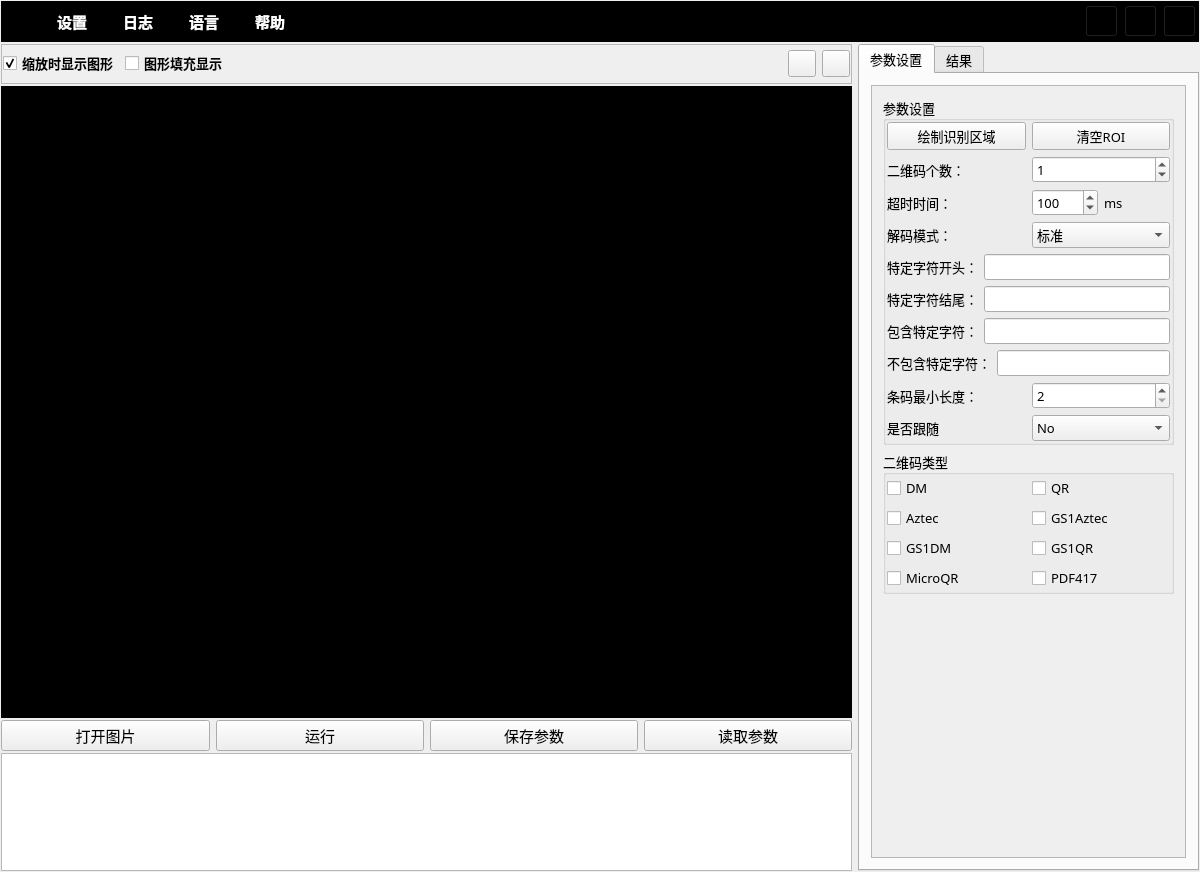
<?xml version="1.0" encoding="UTF-8"?>
<ui version="4.0">
 <class>QRCodeWindowClass</class>
 <widget class="QMainWindow" name="QRCodeWindowClass">
  <property name="geometry">
   <rect>
    <x>0</x>
    <y>0</y>
    <width>1200</width>
    <height>872</height>
   </rect>
  </property>
  <property name="windowTitle">
   <string>QRCodeWindow</string>
  </property>
  <widget class="QWidget" name="centralWidget">
   <layout class="QGridLayout" name="gridLayout_4">
    <property name="leftMargin">
     <number>1</number>
    </property>
    <property name="topMargin">
     <number>1</number>
    </property>
    <property name="rightMargin">
     <number>1</number>
    </property>
    <property name="bottomMargin">
     <number>1</number>
    </property>
    <property name="spacing">
     <number>1</number>
    </property>
    <item row="0" column="0">
     <layout class="QVBoxLayout" name="verticalLayout_22" stretch="1,20">
      <property name="spacing">
       <number>2</number>
      </property>
      <item>
       <widget class="QFrame" name="frame">
        <property name="styleSheet">
         <string notr="true">background-color: rgb(0, 0, 0);</string>
        </property>
        <property name="frameShape">
         <enum>QFrame::StyledPanel</enum>
        </property>
        <property name="frameShadow">
         <enum>QFrame::Raised</enum>
        </property>
        <layout class="QGridLayout" name="gridLayout">
         <property name="leftMargin">
          <number>2</number>
         </property>
         <property name="topMargin">
          <number>2</number>
         </property>
         <property name="rightMargin">
          <number>2</number>
         </property>
         <property name="bottomMargin">
          <number>2</number>
         </property>
         <property name="spacing">
          <number>2</number>
         </property>
         <item row="0" column="0">
          <layout class="QHBoxLayout" name="horizontalLayout_18" stretch="1,2,20,1">
           <item>
            <layout class="QHBoxLayout" name="horizontalLayout_17" stretch="1,10">
             <item>
              <widget class="QLabel" name="label_112">
               <property name="sizePolicy">
                <sizepolicy hsizetype="Expanding" vsizetype="Expanding">
                 <horstretch>0</horstretch>
                 <verstretch>0</verstretch>
                </sizepolicy>
               </property>
               <property name="maximumSize">
                <size>
                 <width>100</width>
                 <height>30</height>
                </size>
               </property>
               <property name="text">
                <string/>
               </property>
               <property name="pixmap">
                <pixmap>:/QtToolTest/Resources/Quectel LOGO-20220215.png</pixmap>
               </property>
               <property name="scaledContents">
                <bool>true</bool>
               </property>
              </widget>
             </item>
             <item>
              <spacer name="horizontalSpacer_6">
               <property name="orientation">
                <enum>Qt::Horizontal</enum>
               </property>
               <property name="sizeHint" stdset="0">
                <size>
                 <width>638</width>
                 <height>20</height>
                </size>
               </property>
              </spacer>
             </item>
            </layout>
           </item>
           <item>
            <layout class="QHBoxLayout" name="horizontalLayout_28" stretch="1,1,1,1">
             <property name="spacing">
              <number>20</number>
             </property>
             <item>
              <widget class="QToolButton" name="toolButton_4">
               <property name="font">
                <font>
                 <family>Times New Roman</family>
                 <pointsize>11</pointsize>
                 <weight>75</weight>
                 <bold>true</bold>
                </font>
               </property>
               <property name="layoutDirection">
                <enum>Qt::LeftToRight</enum>
               </property>
               <property name="styleSheet">
                <string notr="true">color: rgb(255, 255, 255);
background-color: rgb(0, 0, 0);</string>
               </property>
               <property name="text">
                <string>设置</string>
               </property>
               <property name="toolButtonStyle">
                <enum>Qt::ToolButtonTextOnly</enum>
               </property>
               <property name="autoRaise">
                <bool>true</bool>
               </property>
              </widget>
             </item>
             <item>
              <widget class="QToolButton" name="toolButton_5">
               <property name="font">
                <font>
                 <family>Times New Roman</family>
                 <pointsize>11</pointsize>
                 <weight>75</weight>
                 <bold>true</bold>
                </font>
               </property>
               <property name="layoutDirection">
                <enum>Qt::LeftToRight</enum>
               </property>
               <property name="styleSheet">
                <string notr="true">color: rgb(255, 255, 255);
background-color: rgb(0, 0, 0);</string>
               </property>
               <property name="text">
                <string>日志</string>
               </property>
               <property name="toolButtonStyle">
                <enum>Qt::ToolButtonTextOnly</enum>
               </property>
               <property name="autoRaise">
                <bool>true</bool>
               </property>
              </widget>
             </item>
             <item>
              <widget class="QToolButton" name="toolButton_6">
               <property name="font">
                <font>
                 <family>Liberation Serif</family>
                 <pointsize>11</pointsize>
                 <weight>75</weight>
                 <bold>true</bold>
                </font>
               </property>
               <property name="layoutDirection">
                <enum>Qt::LeftToRight</enum>
               </property>
               <property name="styleSheet">
                <string notr="true">color: rgb(255, 255, 255);
background-color: rgb(0, 0, 0);</string>
               </property>
               <property name="text">
                <string>语言</string>
               </property>
               <property name="toolButtonStyle">
                <enum>Qt::ToolButtonTextOnly</enum>
               </property>
               <property name="autoRaise">
                <bool>true</bool>
               </property>
              </widget>
             </item>
             <item>
              <widget class="QToolButton" name="toolButton_7">
               <property name="font">
                <font>
                 <family>Liberation Serif</family>
                 <pointsize>11</pointsize>
                 <weight>75</weight>
                 <bold>true</bold>
                </font>
               </property>
               <property name="layoutDirection">
                <enum>Qt::LeftToRight</enum>
               </property>
               <property name="styleSheet">
                <string notr="true">color: rgb(255, 255, 255);
background-color: rgb(0, 0, 0);</string>
               </property>
               <property name="text">
                <string>帮助</string>
               </property>
               <property name="toolButtonStyle">
                <enum>Qt::ToolButtonTextOnly</enum>
               </property>
               <property name="autoRaise">
                <bool>true</bool>
               </property>
              </widget>
             </item>
            </layout>
           </item>
           <item>
            <spacer name="horizontalSpacer_7">
             <property name="orientation">
              <enum>Qt::Horizontal</enum>
             </property>
             <property name="sizeHint" stdset="0">
              <size>
               <width>678</width>
               <height>20</height>
              </size>
             </property>
            </spacer>
           </item>
           <item>
            <layout class="QHBoxLayout" name="horizontalLayout_10" stretch="1,11,0">
             <item>
              <widget class="QToolButton" name="toolButton">
               <property name="autoFillBackground">
                <bool>false</bool>
               </property>
               <property name="text">
                <string/>
               </property>
               <property name="icon">
                <iconset>
                 <normaloff>:/QtToolTest/Resources/窗口最小化.png</normaloff>:/QtToolTest/Resources/窗口最小化.png</iconset>
               </property>
               <property name="iconSize">
                <size>
                 <width>25</width>
                 <height>25</height>
                </size>
               </property>
              </widget>
             </item>
             <item>
              <widget class="QToolButton" name="toolButton_2">
               <property name="text">
                <string/>
               </property>
               <property name="icon">
                <iconset>
                 <normaloff>:/QtToolTest/Resources/expand-全屏化.png</normaloff>:/QtToolTest/Resources/expand-全屏化.png</iconset>
               </property>
               <property name="iconSize">
                <size>
                 <width>25</width>
                 <height>25</height>
                </size>
               </property>
              </widget>
             </item>
             <item>
              <widget class="QToolButton" name="toolButton_3">
               <property name="text">
                <string/>
               </property>
               <property name="icon">
                <iconset>
                 <normaloff>:/QtToolTest/Resources/关闭.png</normaloff>:/QtToolTest/Resources/关闭.png</iconset>
               </property>
               <property name="iconSize">
                <size>
                 <width>25</width>
                 <height>25</height>
                </size>
               </property>
              </widget>
             </item>
            </layout>
           </item>
          </layout>
         </item>
        </layout>
       </widget>
      </item>
      <item>
       <layout class="QHBoxLayout" name="horizontalLayout_51" stretch="5,2">
        <item>
         <layout class="QVBoxLayout" name="verticalLayout_7" stretch="1,16,0,3">
          <property name="spacing">
           <number>2</number>
          </property>
          <item>
           <widget class="QFrame" name="frame_4">
            <property name="frameShape">
             <enum>QFrame::StyledPanel</enum>
            </property>
            <property name="frameShadow">
             <enum>QFrame::Raised</enum>
            </property>
            <layout class="QGridLayout" name="gridLayout_8">
             <property name="leftMargin">
              <number>1</number>
             </property>
             <property name="topMargin">
              <number>1</number>
             </property>
             <property name="rightMargin">
              <number>1</number>
             </property>
             <property name="bottomMargin">
              <number>1</number>
             </property>
             <property name="spacing">
              <number>1</number>
             </property>
             <item row="0" column="0">
              <layout class="QHBoxLayout" name="horizontalLayout_8" stretch="1,0,10,1,1">
               <item>
                <widget class="QCheckBox" name="ckb_ShowObj">
                 <property name="font">
                  <font>
                   <family>微软雅黑</family>
                   <pointsize>10</pointsize>
                   <weight>75</weight>
                   <bold>true</bold>
                  </font>
                 </property>
                 <property name="text">
                  <string>缩放时显示图形</string>
                 </property>
                 <property name="checked">
                  <bool>true</bool>
                 </property>
                </widget>
               </item>
               <item>
                <widget class="QCheckBox" name="ckb_ShowObj_Fill">
                 <property name="font">
                  <font>
                   <family>微软雅黑</family>
                   <pointsize>10</pointsize>
                   <weight>75</weight>
                   <bold>true</bold>
                  </font>
                 </property>
                 <property name="text">
                  <string>图形填充显示</string>
                 </property>
                 <property name="checked">
                  <bool>false</bool>
                 </property>
                </widget>
               </item>
               <item>
                <widget class="QLabel" name="lbl_Status">
                 <property name="font">
                  <font>
                   <family>微软雅黑</family>
                   <pointsize>10</pointsize>
                   <weight>75</weight>
                   <bold>true</bold>
                  </font>
                 </property>
                 <property name="text">
                  <string/>
                 </property>
                 <property name="alignment">
                  <set>Qt::AlignCenter</set>
                 </property>
                </widget>
               </item>
               <item>
                <widget class="QToolButton" name="pBtn_FitImage">
                 <property name="toolTip">
                  <string>还原</string>
                 </property>
                 <property name="text">
                  <string/>
                 </property>
                 <property name="icon">
                  <iconset resource="../../imgResource.qrc">
                   <normaloff>:/icons/icons8-还原-60.png</normaloff>:/icons/icons8-还原-60.png</iconset>
                 </property>
                 <property name="iconSize">
                  <size>
                   <width>20</width>
                   <height>20</height>
                  </size>
                 </property>
                </widget>
               </item>
               <item>
                <widget class="QToolButton" name="btn_ClearWindow">
                 <property name="toolTip">
                  <string>恢复_重置</string>
                 </property>
                 <property name="text">
                  <string/>
                 </property>
                 <property name="icon">
                  <iconset resource="../../imgResource.qrc">
                   <normaloff>:/icons/icons8-更新左旋转-48.png</normaloff>:/icons/icons8-更新左旋转-48.png</iconset>
                 </property>
                 <property name="iconSize">
                  <size>
                   <width>20</width>
                   <height>20</height>
                  </size>
                 </property>
                </widget>
               </item>
              </layout>
             </item>
            </layout>
           </widget>
          </item>
          <item>
           <widget class="CMyLabel" name="lbl_Window">
            <property name="minimumSize">
             <size>
              <width>0</width>
              <height>0</height>
             </size>
            </property>
            <property name="styleSheet">
             <string notr="true">background-color: rgb(0, 0, 0);</string>
            </property>
            <property name="text">
             <string/>
            </property>
           </widget>
          </item>
          <item>
           <layout class="QHBoxLayout" name="horizontalLayout_33">
            <item>
             <layout class="QHBoxLayout" name="horizontalLayout_26">
              <item>
               <widget class="QPushButton" name="pBtn_ReadImage">
                <property name="font">
                 <font>
                  <family>微软雅黑</family>
                  <pointsize>11</pointsize>
                 </font>
                </property>
                <property name="text">
                 <string>打开图片</string>
                </property>
               </widget>
              </item>
              <item>
               <widget class="QPushButton" name="pb_Run">
                <property name="font">
                 <font>
                  <family>微软雅黑</family>
                  <pointsize>11</pointsize>
                 </font>
                </property>
                <property name="text">
                 <string>运行</string>
                </property>
               </widget>
              </item>
             </layout>
            </item>
            <item>
             <layout class="QHBoxLayout" name="horizontalLayout_32">
              <item>
               <widget class="QPushButton" name="pb_SaveData">
                <property name="font">
                 <font>
                  <family>微软雅黑</family>
                  <pointsize>11</pointsize>
                 </font>
                </property>
                <property name="text">
                 <string>保存参数</string>
                </property>
               </widget>
              </item>
              <item>
               <widget class="QPushButton" name="pb_LoadData">
                <property name="font">
                 <font>
                  <family>微软雅黑</family>
                  <pointsize>11</pointsize>
                 </font>
                </property>
                <property name="text">
                 <string>读取参数</string>
                </property>
               </widget>
              </item>
             </layout>
            </item>
           </layout>
          </item>
          <item>
           <widget class="QPlainTextEdit" name="plainTextEdit">
            <property name="styleSheet">
             <string notr="true"/>
            </property>
           </widget>
          </item>
         </layout>
        </item>
        <item>
         <widget class="QTabWidget" name="tabWidget">
          <property name="font">
           <font>
            <family>微软雅黑</family>
            <pointsize>10</pointsize>
           </font>
          </property>
          <property name="currentIndex">
           <number>0</number>
          </property>
          <widget class="QWidget" name="tab">
           <attribute name="title">
            <string>参数设置</string>
           </attribute>
           <layout class="QGridLayout" name="gridLayout_5">
            <item row="0" column="0">
             <widget class="QScrollArea" name="scrollArea">
              <property name="widgetResizable">
               <bool>true</bool>
              </property>
              <widget class="QWidget" name="scrollAreaWidgetContents">
               <property name="geometry">
                <rect>
                 <x>0</x>
                 <y>0</y>
                 <width>313</width>
                 <height>768</height>
                </rect>
               </property>
               <layout class="QVBoxLayout" name="verticalLayout_4">
                <item>
                 <layout class="QVBoxLayout" name="verticalLayout_3">
                  <item>
                   <layout class="QVBoxLayout" name="verticalLayout_2" stretch="2,1">
                    <item>
                     <widget class="QGroupBox" name="groupBox">
                      <property name="title">
                       <string>参数设置</string>
                      </property>
                      <layout class="QGridLayout" name="gridLayout_2">
                       <property name="leftMargin">
                        <number>1</number>
                       </property>
                       <property name="topMargin">
                        <number>1</number>
                       </property>
                       <property name="rightMargin">
                        <number>1</number>
                       </property>
                       <property name="bottomMargin">
                        <number>1</number>
                       </property>
                       <property name="spacing">
                        <number>1</number>
                       </property>
                       <item row="0" column="0">
                        <layout class="QVBoxLayout" name="verticalLayout">
                         <item>
                          <layout class="QHBoxLayout" name="horizontalLayout">
                           <item>
                            <widget class="QPushButton" name="btn_DrawRoi_Code2d">
                             <property name="text">
                              <string>绘制识别区域</string>
                             </property>
                            </widget>
                           </item>
                           <item>
                            <widget class="QPushButton" name="btn_ClearRoi_Code2d">
                             <property name="text">
                              <string>清空ROI</string>
                             </property>
                            </widget>
                           </item>
                          </layout>
                         </item>
                         <item>
                          <layout class="QHBoxLayout" name="horizontalLayout_29">
                           <item>
                            <widget class="QLabel" name="label_58">
                             <property name="text">
                              <string>二维码个数：</string>
                             </property>
                            </widget>
                           </item>
                           <item>
                            <widget class="QSpinBox" name="spb_CodeNum_Code2d">
                             <property name="maximum">
                              <number>9999</number>
                             </property>
                             <property name="value">
                              <number>1</number>
                             </property>
                            </widget>
                           </item>
                          </layout>
                         </item>
                         <item>
                          <layout class="QHBoxLayout" name="horizontalLayout_34">
                           <item>
                            <widget class="QLabel" name="label_65">
                             <property name="text">
                              <string>超时时间：</string>
                             </property>
                            </widget>
                           </item>
                           <item>
                            <layout class="QHBoxLayout" name="horizontalLayout_35">
                             <item>
                              <widget class="QSpinBox" name="spb_TimeOut_Code2d">
                               <property name="maximum">
                                <number>99999</number>
                               </property>
                               <property name="value">
                                <number>100</number>
                               </property>
                              </widget>
                             </item>
                             <item>
                              <widget class="QLabel" name="label_66">
                               <property name="text">
                                <string>ms</string>
                               </property>
                              </widget>
                             </item>
                            </layout>
                           </item>
                          </layout>
                         </item>
                         <item>
                          <layout class="QHBoxLayout" name="horizontalLayout_19">
                           <item>
                            <widget class="QLabel" name="label_64">
                             <property name="text">
                              <string>解码模式：</string>
                             </property>
                            </widget>
                           </item>
                           <item>
                            <widget class="QComboBox" name="cmb_Tolerance_Code2d">
                             <item>
                              <property name="text">
                               <string>标准</string>
                              </property>
                             </item>
                             <item>
                              <property name="text">
                               <string>增强</string>
                              </property>
                             </item>
                            </widget>
                           </item>
                          </layout>
                         </item>
                         <item>
                          <layout class="QHBoxLayout" name="horizontalLayout_20">
                           <item>
                            <widget class="QLabel" name="label_59">
                             <property name="text">
                              <string>特定字符开头：</string>
                             </property>
                            </widget>
                           </item>
                           <item>
                            <widget class="QLineEdit" name="txt_HeadChar_Code2d"/>
                           </item>
                          </layout>
                         </item>
                         <item>
                          <layout class="QHBoxLayout" name="horizontalLayout_21">
                           <item>
                            <widget class="QLabel" name="label_60">
                             <property name="text">
                              <string>特定字符结尾：</string>
                             </property>
                            </widget>
                           </item>
                           <item>
                            <widget class="QLineEdit" name="txt_EndChar_Code2d"/>
                           </item>
                          </layout>
                         </item>
                         <item>
                          <layout class="QHBoxLayout" name="horizontalLayout_22">
                           <item>
                            <widget class="QLabel" name="label_61">
                             <property name="text">
                              <string>包含特定字符：</string>
                             </property>
                            </widget>
                           </item>
                           <item>
                            <widget class="QLineEdit" name="txt_ContainChar_Code2d"/>
                           </item>
                          </layout>
                         </item>
                         <item>
                          <layout class="QHBoxLayout" name="horizontalLayout_23">
                           <item>
                            <widget class="QLabel" name="label_62">
                             <property name="text">
                              <string>不包含特定字符：</string>
                             </property>
                            </widget>
                           </item>
                           <item>
                            <widget class="QLineEdit" name="txt_NotContainChar_Code2d"/>
                           </item>
                          </layout>
                         </item>
                         <item>
                          <layout class="QHBoxLayout" name="horizontalLayout_24">
                           <item>
                            <widget class="QLabel" name="label_63">
                             <property name="text">
                              <string>条码最小长度：</string>
                             </property>
                            </widget>
                           </item>
                           <item>
                            <widget class="QSpinBox" name="spb_CodeLength_Code2d">
                             <property name="minimum">
                              <number>2</number>
                             </property>
                             <property name="maximum">
                              <number>999</number>
                             </property>
                            </widget>
                           </item>
                          </layout>
                         </item>
                         <item>
                          <layout class="QHBoxLayout" name="horizontalLayout_40">
                           <item>
                            <widget class="QLabel" name="label_69">
                             <property name="text">
                              <string>是否跟随</string>
                             </property>
                            </widget>
                           </item>
                           <item>
                            <widget class="QComboBox" name="cmb_IsFollow">
                             <item>
                              <property name="text">
                               <string>No</string>
                              </property>
                             </item>
                             <item>
                              <property name="text">
                               <string>Yes</string>
                              </property>
                             </item>
                            </widget>
                           </item>
                          </layout>
                         </item>
                        </layout>
                       </item>
                      </layout>
                     </widget>
                    </item>
                    <item>
                     <widget class="QGroupBox" name="groupBox_4">
                      <property name="title">
                       <string>二维码类型</string>
                      </property>
                      <layout class="QGridLayout" name="gridLayout_9">
                       <property name="leftMargin">
                        <number>1</number>
                       </property>
                       <property name="topMargin">
                        <number>1</number>
                       </property>
                       <property name="rightMargin">
                        <number>1</number>
                       </property>
                       <property name="bottomMargin">
                        <number>1</number>
                       </property>
                       <property name="spacing">
                        <number>1</number>
                       </property>
                       <item row="0" column="0">
                        <layout class="QGridLayout" name="gridLayout_10">
                         <item row="0" column="0">
                          <layout class="QVBoxLayout" name="verticalLayout_23">
                           <item>
                            <widget class="QCheckBox" name="ckb_DM_Code2d">
                             <property name="text">
                              <string>DM</string>
                             </property>
                             <property name="checked">
                              <bool>false</bool>
                             </property>
                            </widget>
                           </item>
                           <item>
                            <widget class="QCheckBox" name="ckb_Aztec_Code2d">
                             <property name="text">
                              <string>Aztec</string>
                             </property>
                             <property name="checked">
                              <bool>false</bool>
                             </property>
                            </widget>
                           </item>
                           <item>
                            <widget class="QCheckBox" name="ckb_GS1DM_Code2d">
                             <property name="text">
                              <string>GS1DM</string>
                             </property>
                             <property name="checked">
                              <bool>false</bool>
                             </property>
                            </widget>
                           </item>
                           <item>
                            <widget class="QCheckBox" name="ckb_MicroQR_Code2d">
                             <property name="text">
                              <string>MicroQR</string>
                             </property>
                             <property name="checked">
                              <bool>false</bool>
                             </property>
                            </widget>
                           </item>
                          </layout>
                         </item>
                         <item row="0" column="1">
                          <layout class="QVBoxLayout" name="verticalLayout_24">
                           <item>
                            <widget class="QCheckBox" name="ckb_QR_Code2d">
                             <property name="text">
                              <string>QR</string>
                             </property>
                             <property name="checked">
                              <bool>false</bool>
                             </property>
                            </widget>
                           </item>
                           <item>
                            <widget class="QCheckBox" name="ckb_GS1Aztec_Code2d">
                             <property name="text">
                              <string>GS1Aztec</string>
                             </property>
                             <property name="checked">
                              <bool>false</bool>
                             </property>
                            </widget>
                           </item>
                           <item>
                            <widget class="QCheckBox" name="ckb_GS1QR_Code2d">
                             <property name="text">
                              <string>GS1QR</string>
                             </property>
                             <property name="checked">
                              <bool>false</bool>
                             </property>
                            </widget>
                           </item>
                           <item>
                            <widget class="QCheckBox" name="ckb_PDF417_Code2d">
                             <property name="text">
                              <string>PDF417</string>
                             </property>
                             <property name="checked">
                              <bool>false</bool>
                             </property>
                            </widget>
                           </item>
                          </layout>
                         </item>
                        </layout>
                       </item>
                      </layout>
                     </widget>
                    </item>
                   </layout>
                  </item>
                  <item>
                   <spacer name="verticalSpacer">
                    <property name="orientation">
                     <enum>Qt::Vertical</enum>
                    </property>
                    <property name="sizeHint" stdset="0">
                     <size>
                      <width>20</width>
                      <height>40</height>
                     </size>
                    </property>
                   </spacer>
                  </item>
                 </layout>
                </item>
               </layout>
              </widget>
             </widget>
            </item>
           </layout>
          </widget>
          <widget class="QWidget" name="tab_8">
           <attribute name="title">
            <string>结果</string>
           </attribute>
           <layout class="QGridLayout" name="gridLayout_3">
            <item row="0" column="0">
             <widget class="QTableWidget" name="tablewidget_Results_Code2d"/>
            </item>
           </layout>
          </widget>
         </widget>
        </item>
       </layout>
      </item>
     </layout>
    </item>
   </layout>
  </widget>
 </widget>
 <layoutdefault spacing="6" margin="11"/>
 <customwidgets>
  <customwidget>
   <class>CMyLabel</class>
   <extends>QLabel</extends>
   <header>cmylabel.h</header>
  </customwidget>
 </customwidgets>
 <resources>
  <include location="../../imgResource.qrc"/>
 </resources>
 <connections/>
</ui>
